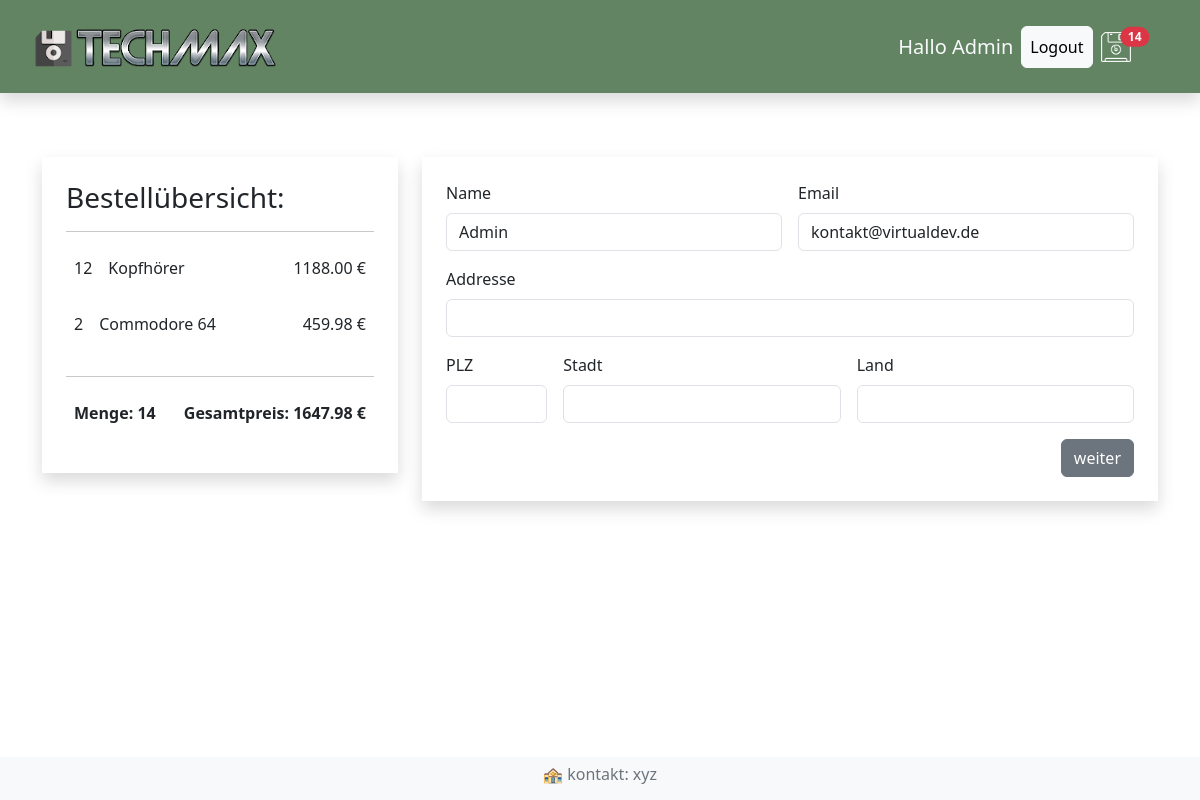
Before: /kasse/ (signed in) with the older database file.
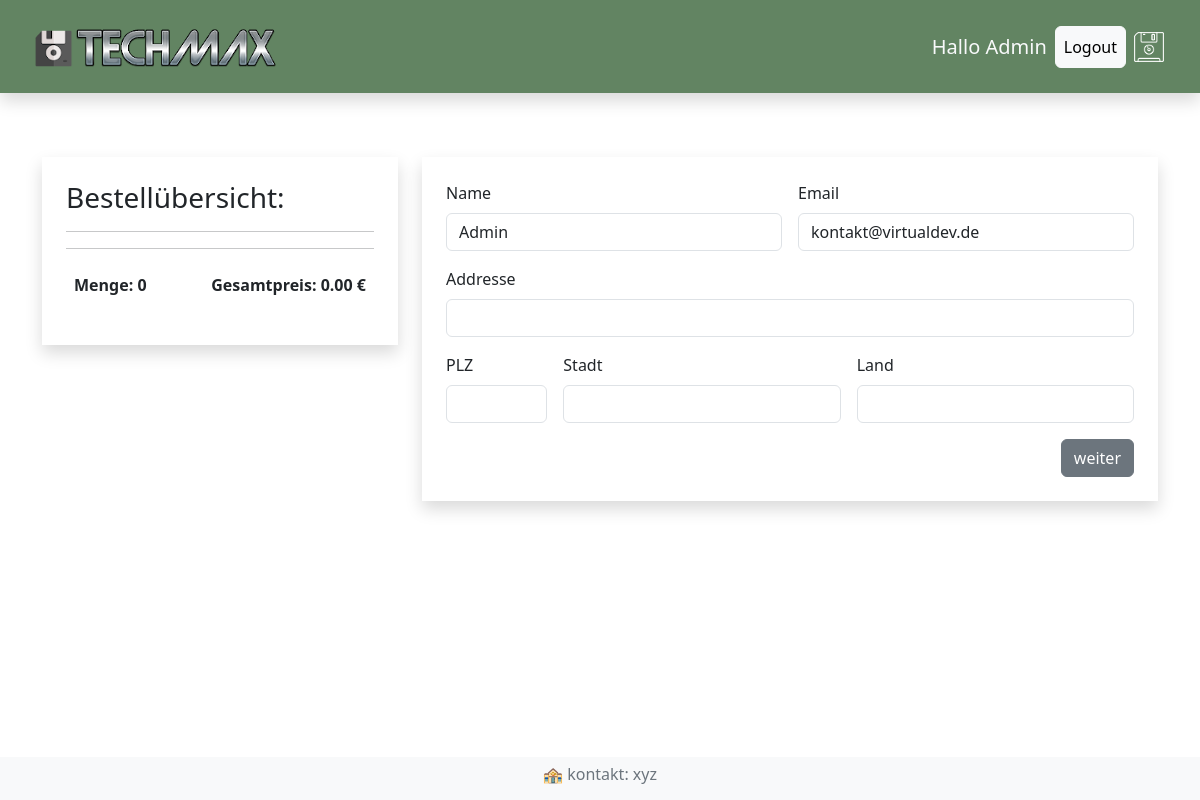
After: the same page with the newer database file.
### shop/models.py (models this page shows, shortened)
class BestellteArtikel(models.Model):
    artikel = models.ForeignKey(Artikel, on_delete=models.SET_NULL, null=True, blank=True)
    bestellung = models.ForeignKey(Bestellung, on_delete=models.SET_NULL, null=True, blank=True)
    menge = models.IntegerField(default=0, null=True, blank=True)
    datum = models.DateTimeField(auto_now_add=True)
    @property
    def get_summe(self):
        summe = self.artikel.preis * self.menge
        return summe

class Artikel(models.Model):
     name = models.CharField(max_length=200, null=True)
     beschreibung = models.TextField(null=True, blank=True)
     preis = models.FloatField()
     bild = models.ImageField(null=True, blank=True)

class Bestellung(models.Model):
    kunde = models.ForeignKey(Kunde, on_delete=models.SET_NULL, null=True, blank=True)
    bestelldatum = models.DateTimeField(auto_now_add=True)
    erledigt = models.BooleanField(default=False, null=True, blank=True)
    auftrags_id = models.CharField(max_length=200, null=200)
    @property
    def gesamt_summe(self):
        bestellteartikels = self.bestellteartikel_set.all()
        gesamtpreis = sum(artikel.get_summe for artikel in bestellteartikels)
        return gesamtpreis
    @property
    def gesamt_menge(self):
        bestellteartikels = self.bestellteartikel_set.all()
        gesamtmenge = sum(artikel.menge for artikel in bestellteartikels)
        return gesamtmenge

### shop/views.py (the view)
# urls.py: path("kasse/", views.kasse, name="kasse"),
def kasse(request):
    if request.user.is_authenticated:
        kunde = request.user.kunde
        bestellung, created = Bestellung.objects.get_or_create(kunde=kunde, erledigt=False)
        artikels = bestellung.bestellteartikel_set.all()
    else:
        artikels = []
        bestellung = []
    ctx = {"artikels": artikels, "bestellung": bestellung}
    return render(request, "shop/kasse.html", ctx)

### shop/context_processors.py (called while the page is built)
def warenkorb_anzahl(request):
    if request.user.is_authenticated:
         kunde = request.user.kunde
         bestellung, created= Bestellung.objects.get_or_create(kunde=kunde, erledigt=False)
         if bestellung:
             menge = bestellung.gesamt_menge
         else:
            menge =0
    else:
         menge = 0
    return {"menge": menge}

### shop/templates/shop/kasse.html (shortened to what this page needs)
{% extends "shop/index.html" %}
{% block content %}
   <div class="row mt-4">
    <div class="col-4">
        <div class="shadow p-4">
            <h3>Bestellübersicht: </h3>
            <hr>
            {% for artikel in artikels %}
            <div class="d-flex">
                <p class="p-2">{{artikel.menge}}</p>
                <p class="me-auto p-2">{{artikel.artikel.name}}</p>
                <p class="p-2">{{artikel.get_summe|floatformat:2}} €</p>
            </div>
            {% endfor %}
            <hr>
             <div class="d-flex">
                <p class="me-auto fw-bold p-2">Menge: {{bestellung.gesamt_menge}}</p>
                <p class="fw-bold p-2">Gesamtpreis: {{ bestellung.gesamt_summe|floatformat:2 }} €</p>
             </div>
        </div>
    </div>
    <div class="col-8">
        <div class="shadow p-4">
            <form id="formular" class="row g-3">
                <div class="col-md-6">
                    <label for="inputName" class="form-label">Name</label>
                    <input type="text" class="form-control" id="inputName" value="{{request.user|title}}"required>
                </div>
                  <div class="col-md-6">
                    <label for="inputEmail" class="form-label">Email</label>
                    <input type="email" class="form-control" id="inputEmail" value="{{request.user.email}}"required>
                </div>
                <div class="col-12">
                    <label for="inputAddress" class="form-label">Addresse</label>
                    <input type="text" class="form-control" id="inputAdresse" placeholder=""required>
                </div>
                 <div class="col-md-2">
                    <label for="inputPlz" class="form-label">PLZ</label>
                    <input type="text" class="form-control" id="inputPlz" required>
                </div>
                <div class="col-md-5">
                    <label for="inputStadt" class="form-label">Stadt</label>
                    <input type="text" class="form-control" id="inputStadt" required>
                </div>
                <div class="col-md-5">
                    <label for="inputLand" class="form-label">Land</label>
                    <input type="text" class="form-control" id="inputLand" required>
                </div>
                <div class="col-12 d-flex justify-content-end">
                    <button type="submit" class="btn btn-secondary" id="formular-button">weiter</button>
                </div>
                </form>
        </div>
    </div>
   </div>
{% endblock content %}

### shop/templates/shop/menu.html
{% load static%}
<nav class="navbar shadow p-3 mb-4 sticky-top" style="background-color:rgb(98, 132, 98)">
  <div class="container-fluid">
    <a class="navbar-brand link-light" href="{% url 'shop' %}">
        <img src="{% static 'bilder/logo-1.png' %}" alt="Logo von der Firma Techmax">
    </a>
      <div class="navbar-nav">
        <div class="d-flex align-items-center">
          <h5 class="text-light m-2">Hallo {{request.user|title}}</h5>
          {% if request.user.is_authenticated %}
           <a class=" btn btn-light p-2" href="{% url 'logout' %}">Logout</a>
          {% else %}
          {% comment %} Login Button: {% endcomment %}
          <a class="btn btn-light p-2" href="{% url 'login' %}">Login</a>
         {% endif %}
        <a class="nav-link link-light p-2" href="{% url 'warenkorb' %}">
            <img src="{% static 'bilder/floppy.png' %}" alt="">
            {% if menge >= 1%}
            <span class="badge rounded-pill bg-danger position-absolut top-25 start-25 translate-middle">
              {{menge}}
            </span>
            {% endif %}
        </a>
      </div>
    </div>
 </div>
</nav>

Changed rows visible on the page:
removed BestellteArtikel: menge "12", artikel.name "Kopfhörer", get_summe "1188.00"
removed BestellteArtikel: menge "2", artikel.name "Commodore 64", get_summe "459.98"
removed Bestellung: gesamt_menge "14", gesamt_summe "1647.98"
added Bestellung: gesamt_menge "0", gesamt_summe "0.00"
Other visible differences:
{{ menge }}: "14" → (not shown)
